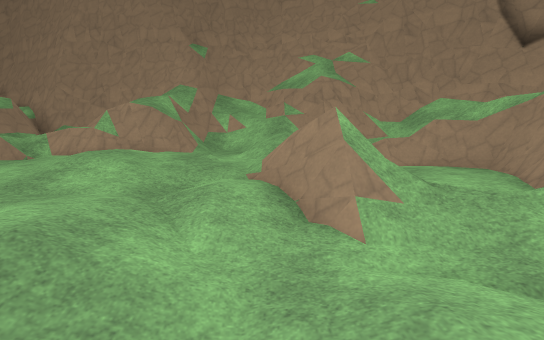
View 1 (above)

16 first-person views from a walk through a 3-D level made in the Godot game engine. The camera is 1.4 m above the floor, tilts 8° down and sees 90° across. The floor is counted in squares, 1 m on a side. Each view is taken from the middle of a square. On the plan, view 1 faces up. The plan holds only what a view shows up to about 13 squares ahead; the rest is blank. The place goes on beyond the plan. Surface patterns are stand-ins for the level's own textures.

View 2
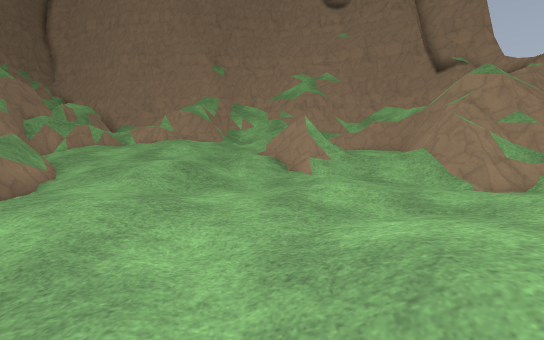

View 3
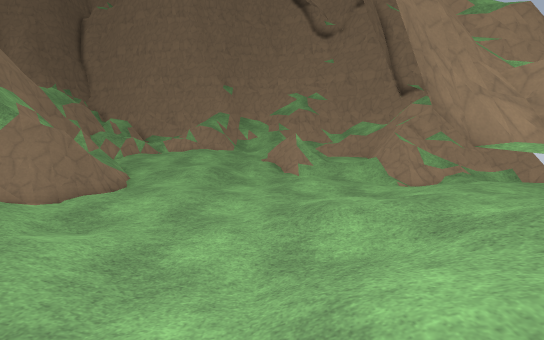

View 4
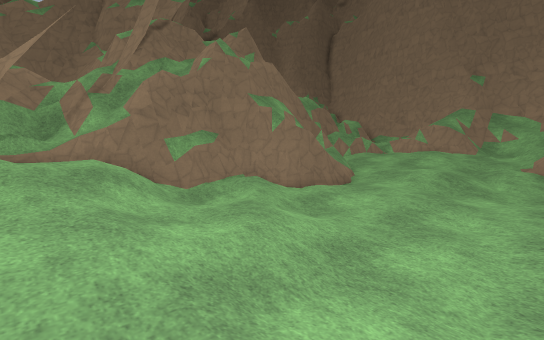

View 5
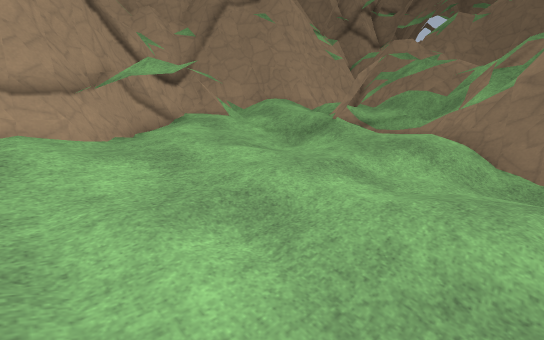

View 6
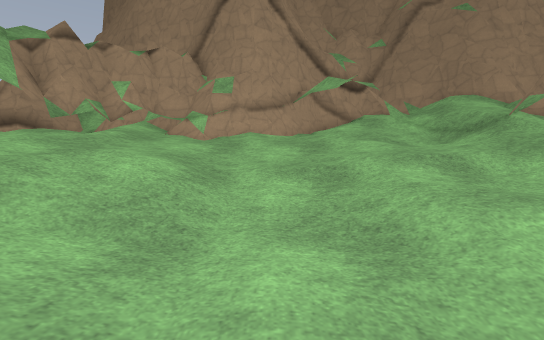

View 7
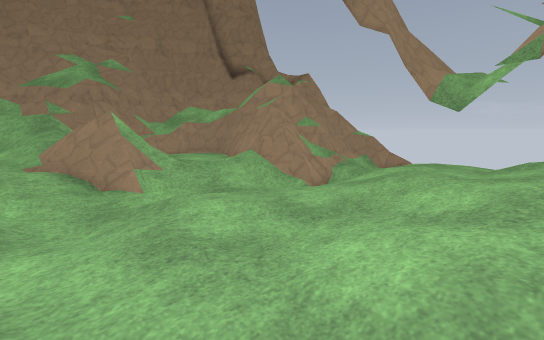

View 8
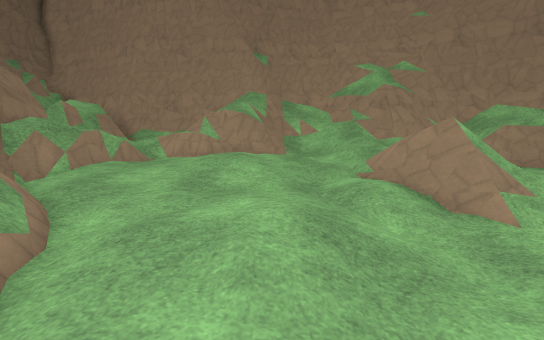

View 9
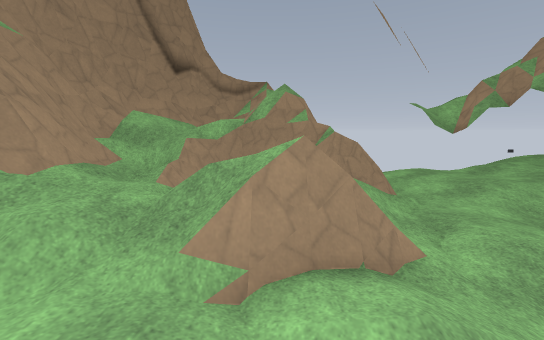

View 10
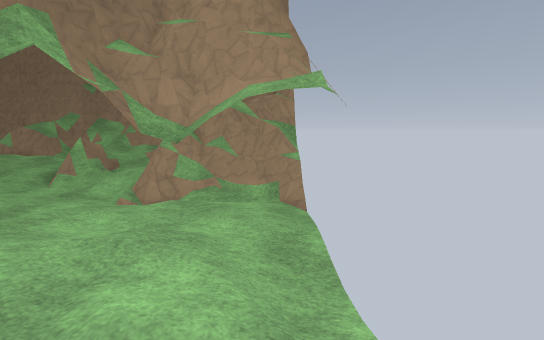

View 11
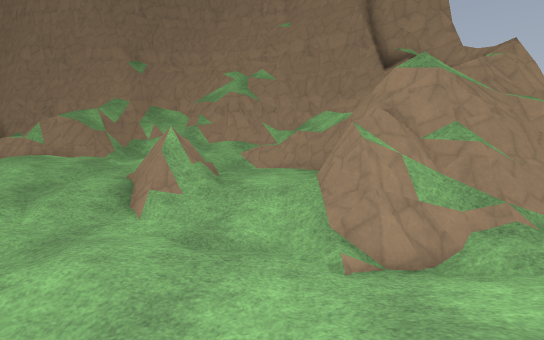

View 12
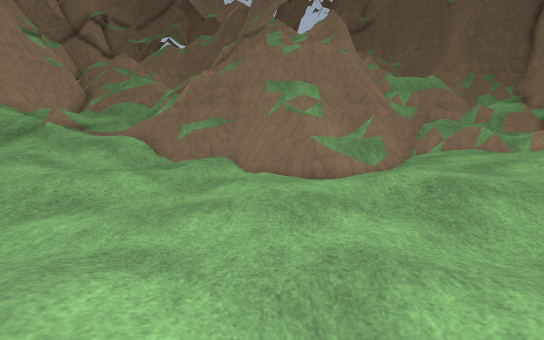

View 13
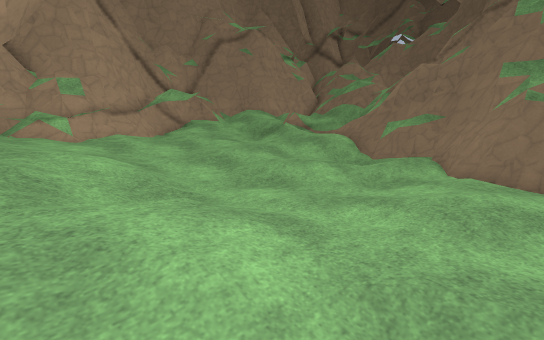

View 14
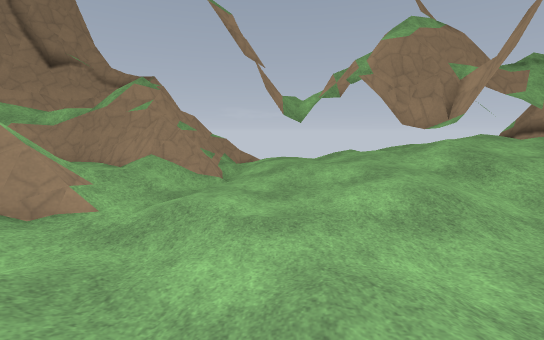

View 15
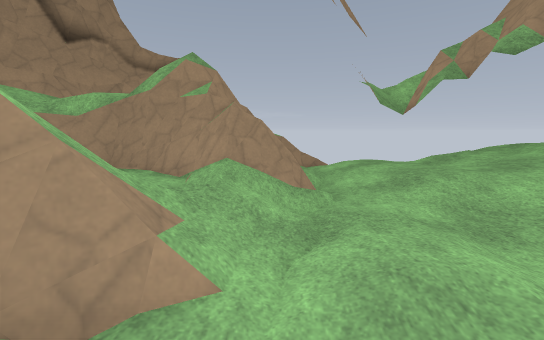

View 16
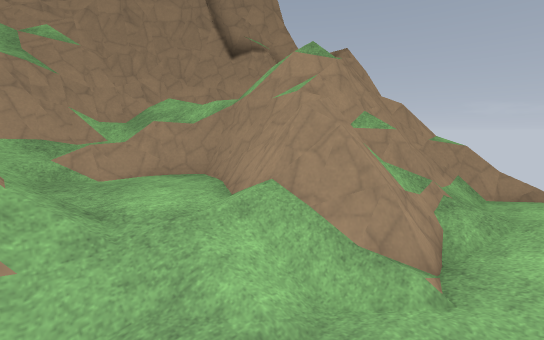

### Floor plan
Key: @ floor where view 1 was taken; # wall or solid block; x gap in a wall; . main floor; : floor 0.25 m higher than the main floor; - floor 0.25 m lower than the main floor; + floor 0.5 m higher than the main floor; * floor 0.75 m higher than the main floor; % floor 1 m higher than the main floor; & floor 1.25 m higher than the main floor; / step, stairs or slope; = window, fence, low wall or low ledge.
Columns run from 10 left of view 1 to 11 right of it. Each row starts with its distance up from view 1.
 12        # ###
 11        ##=/########
 10       ##////#=#///##
  9  #######////%//////#
  8 ###==#***+////=##/ #
  7 ##=***%**+// +++#=##
  6 #=/++////:##=:++###
  5 #=+++::::+:#x/:###
  4 ###:::::://#///=##
  3  ##=.::+:/---//#######
  2   ###/:///-////#=##//x
  1   ##=/./.........//..
  0    ##.....@.-..//:::/
 -1   ###..:......//+:#::
 -2  ###.....-./://+::::.
 -3  #=+/.--.../+++++ *//
 -4  ##////....//###**/+/
 -5  #=./::/..../ ##/+++/
 -6 ##///:+//.///*##
 -7 ##///:+/::///*%&    /
 -8 # &//**/++:/*%%&
 -9 ###  ***+++/*%  #
-10      *%////*%  ##&
-11       &&%% #### ##
-12         ####    ####

Where each view was taken, in squares from view 1:
view 1: 0 up, 0 right, facing up
view 2: 5 down, 0 right, facing up
view 3: 9 down, 0 right, facing up
view 4: 9 down, 0 right, facing up-left
view 5: 5 down, 0 right, facing down-left
view 6: 2 down, 1 left, facing down
view 7: 3 down, 1 left, facing up-right
view 8: 1 down, 3 left, facing up
view 9: 6 up, 3 left, facing right
view 10: 7 down, 10 right, facing up
view 11: 2 down, 4 right, facing up
view 12: 1 down, 3 right, facing left
view 13: 0 up, 3 right, facing down-left
view 14: 0 up, 4 left, facing right
view 15: 3 up, 1 left, facing right
view 16: 1 up, 2 right, facing up-right
